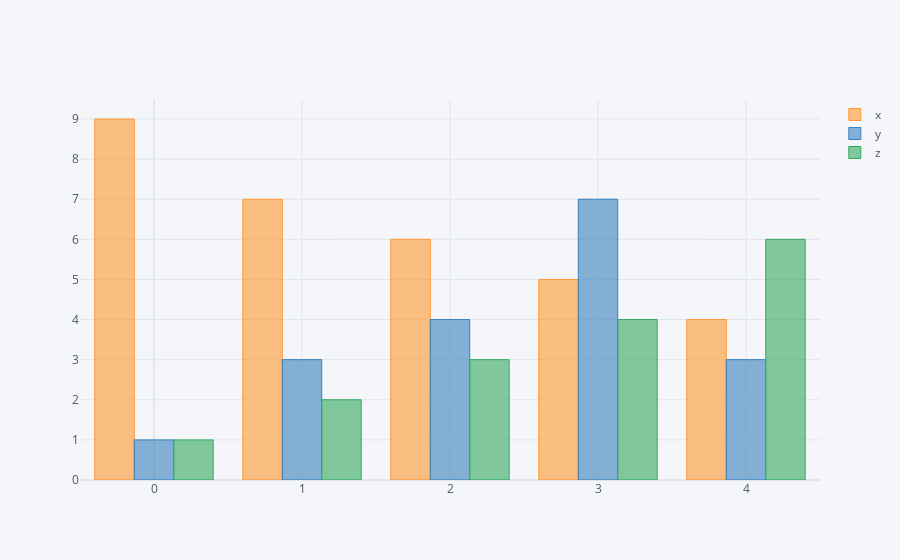

Notebook code cell kept with this figure:
### Code cell
df1.iplot(kind='bar')

### Figure 1 — Plotly figure (JSON) as saved in the notebook; plotly's stock layout.template omitted (floating-point values rounded to 4 significant figures)
{"data": [{"marker": {"color": "rgba(255, 153, 51, 0.6)", "line": {"color": "rgba(255, 153, 51, 1.0)", "width": 1}}, "name": "x", "orientation": "v", "text": "", "type": "bar", "x": [0, 1, 2, 3, 4], "y": [9, 7, 6, 5, 4]}, {"marker": {"color": "rgba(55, 128, 191, 0.6)", "line": {"color": "rgba(55, 128, 191, 1.0)", "width": 1}}, "name": "y", "orientation": "v", "text": "", "type": "bar", "x": [0, 1, 2, 3, 4], "y": [1, 3, 4, 7, 3]}, {"marker": {"color": "rgba(50, 171, 96, 0.6)", "line": {"color": "rgba(50, 171, 96, 1.0)", "width": 1}}, "name": "z", "orientation": "v", "text": "", "type": "bar", "x": [0, 1, 2, 3, 4], "y": [1, 2, 3, 4, 6]}], "layout": {"legend": {"bgcolor": "#F5F6F9", "font": {"color": "#4D5663"}}, "paper_bgcolor": "#F5F6F9", "plot_bgcolor": "#F5F6F9", "title": {"font": {"color": "#4D5663"}}, "xaxis": {"gridcolor": "#E1E5ED", "showgrid": true, "tickfont": {"color": "#4D5663"}, "title": {"font": {"color": "#4D5663"}, "text": ""}, "zerolinecolor": "#E1E5ED"}, "yaxis": {"gridcolor": "#E1E5ED", "showgrid": true, "tickfont": {"color": "#4D5663"}, "title": {"font": {"color": "#4D5663"}, "text": ""}, "zerolinecolor": "#E1E5ED"}}}
